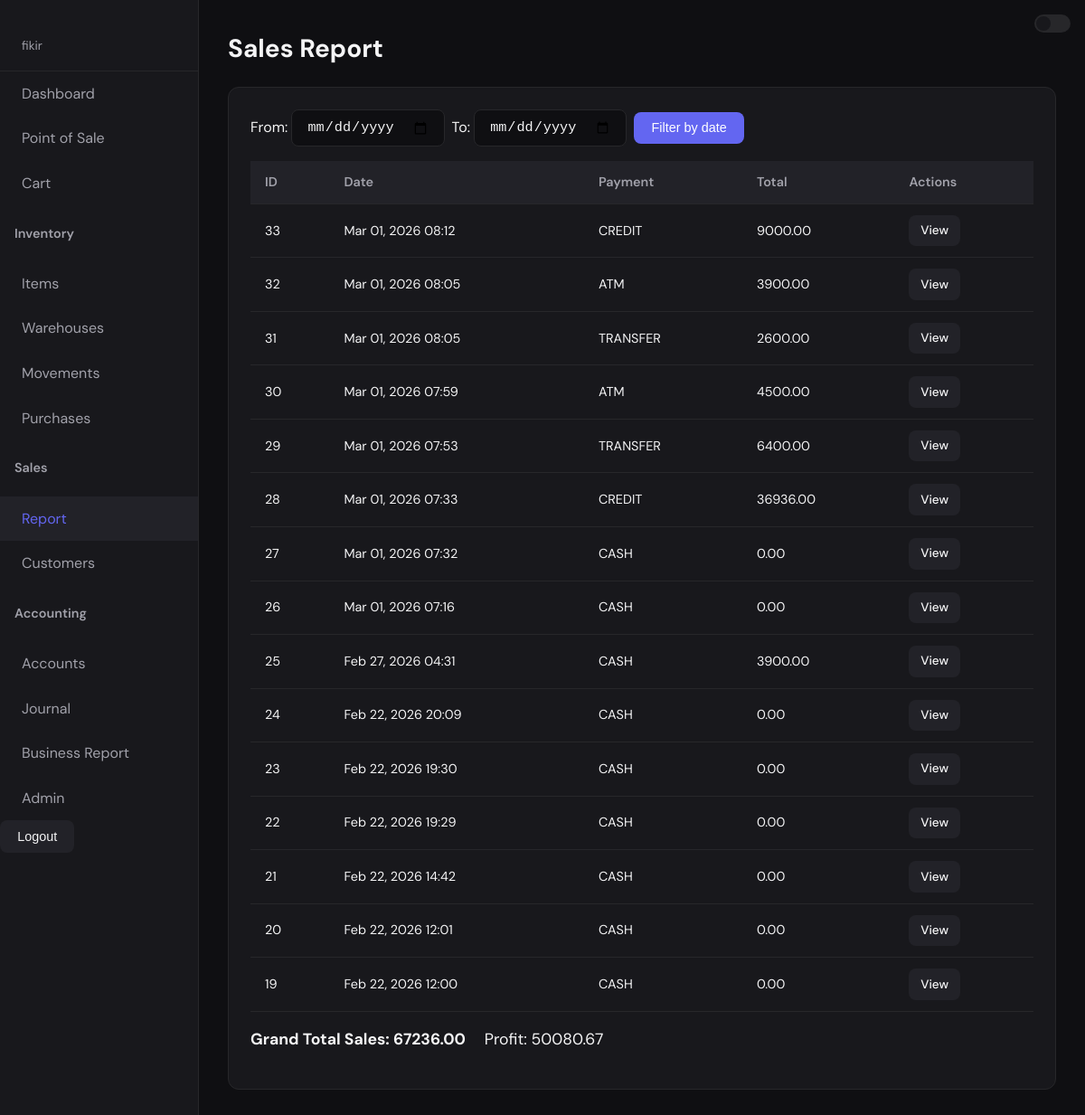
The app's page /sales/report/ (signed in), older data.
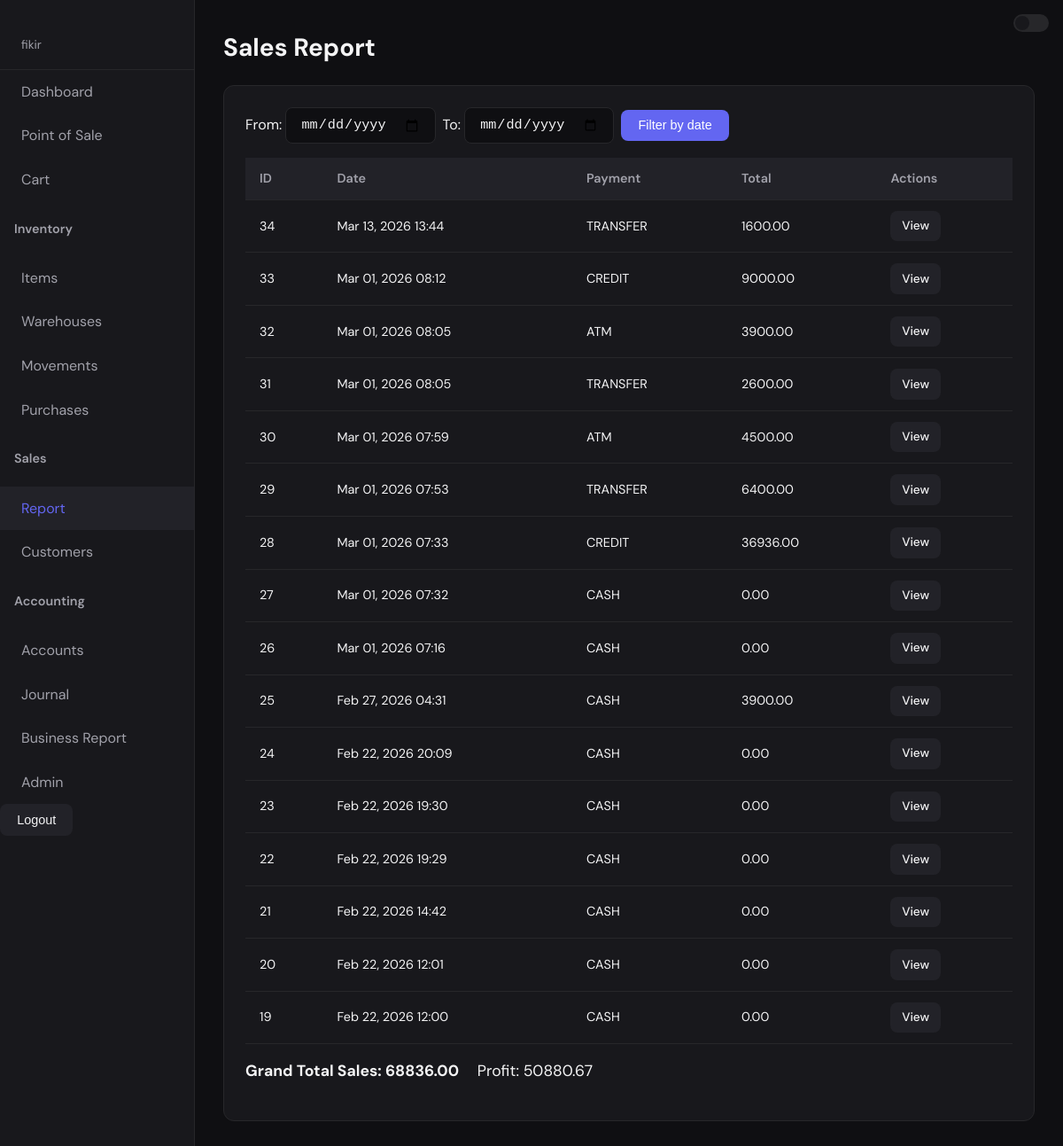
The same page, newer data.
### sales/models.py (models this page shows, shortened)
class Sale(models.Model):
    PAYMENT_METHOD_CHOICES = [
        ("CASH", "Cash"),
        ("CREDIT", "Credit"),
        ("ATM", "ATM"),
        ("TRANSFER", "Bank Transfer"),
        ("MOBILE", "Mobile Payment"),
        ("OTHER", "Other"),
    ]
    date = models.DateTimeField(auto_now_add=True)
    payment_method = models.CharField(
        max_length=20,
        choices=PAYMENT_METHOD_CHOICES,
        default="CASH",
    )
    total_amount = models.FloatField(default=0)
    customer = models.ForeignKey(
        "sales.Customer",
        null=True,
        blank=True,
        on_delete=models.SET_NULL,
        help_text="Customer who made the purchase",
    )
    def profit(self):
        return sum(item.profit() for item in self.items.all())

### sales/views.py (the view)
# urls.py: path("report/", sales_report, name="sales_report"),
@login_required
def sales_report(request):
    sales = Sale.objects.prefetch_related("items").order_by("-date")
    date_from = request.GET.get("date_from", "")
    date_to = request.GET.get("date_to", "")
    if date_from:
        sales = sales.filter(date__date__gte=date_from)
    if date_to:
        sales = sales.filter(date__date__lte=date_to)
    total_sales = sum(s.total_amount for s in sales)
    total_profit = sum(s.profit() for s in sales)
    return render(
        request,
        "sales/report.html",
        {
            "sales": sales,
            "total_sales": total_sales,
            "total_profit": total_profit,
            "date_from": date_from,
            "date_to": date_to,
        }
    )

### sales/models.py (called while the page is built)
    def profit(self):
        return (self.price - self.cost_price) * self.quantity

### sales/templates/sales/report.html (shortened to what this page needs)
{% extends "base.html" %}
{% block content %}
<h1>Sales Report</h1>
<div class="card">
    <form method="get" style="display: flex; gap: 0.5rem; flex-wrap: wrap; align-items: center; margin-bottom: 1rem;">
        <label>From: <input type="date" name="date_from" value="{{ date_from }}"></label>
        <label>To: <input type="date" name="date_to" value="{{ date_to }}"></label>
        <button type="submit" class="btn">Filter by date</button>
    </form>
    <table>
        <thead>
            <tr>
                <th>ID</th>
                <th>Date</th>
                <th>Payment</th>
                <th>Total</th>
                <th>Actions</th>
            </tr>
        </thead>
        <tbody>
            {% for sale in sales %}
            <tr>
                <td>{{ sale.id }}</td>
                <td>{{ sale.date|date:"M d, Y H:i" }}</td>
                <td>{{ sale.payment_method }}</td>
                <td>{{ sale.total_amount|floatformat:2 }}</td>
                <td>
                    <a href="{% url 'invoice' sale.id %}" class="btn btn-secondary" style="padding: 0.4rem 0.8rem; font-size: 0.85rem;">View</a>
                </td>
            </tr>
            {% empty %}
            <tr>
                <td colspan="5">No sales yet.</td>
            </tr>
            {% endfor %}
        </tbody>
    </table>
    <p style="margin-top: 1rem; font-size: 1.1rem;">
        <strong>Grand Total Sales: {{ total_sales|floatformat:2 }}</strong>
        <span style="margin-left: 1rem;">Profit: {{ total_profit|floatformat:2 }}</span>
    </p>
</div>
{% endblock %}

Row changes from the older to the newer data that the page shows:
added Sale: id "34", date "Mar 13, 2026 13:44", payment_method "TRANSFER", total_amount "1600.00"
Text that changed along with them:
{{ total_sales|floatformat:2 }}: "67236.00" → "68836.00"
{{ total_profit|floatformat:2 }}: "50080.67" → "50880.67"
